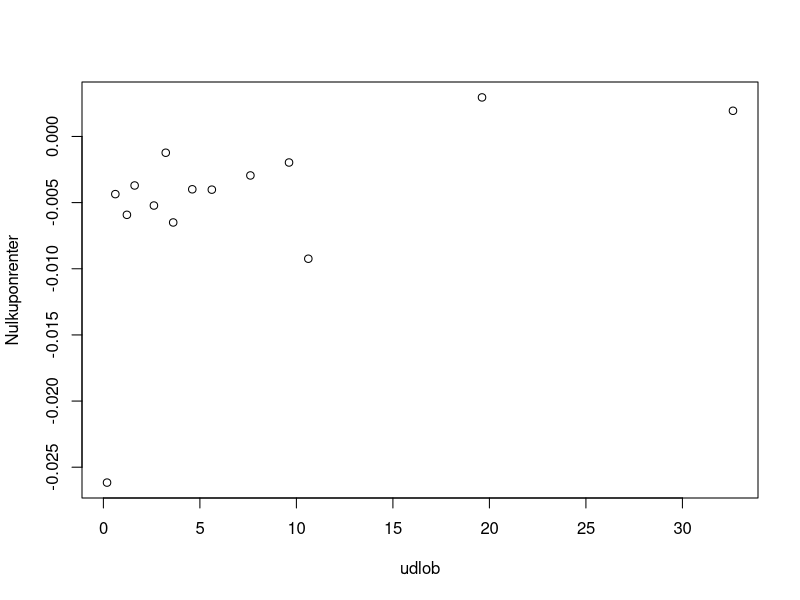
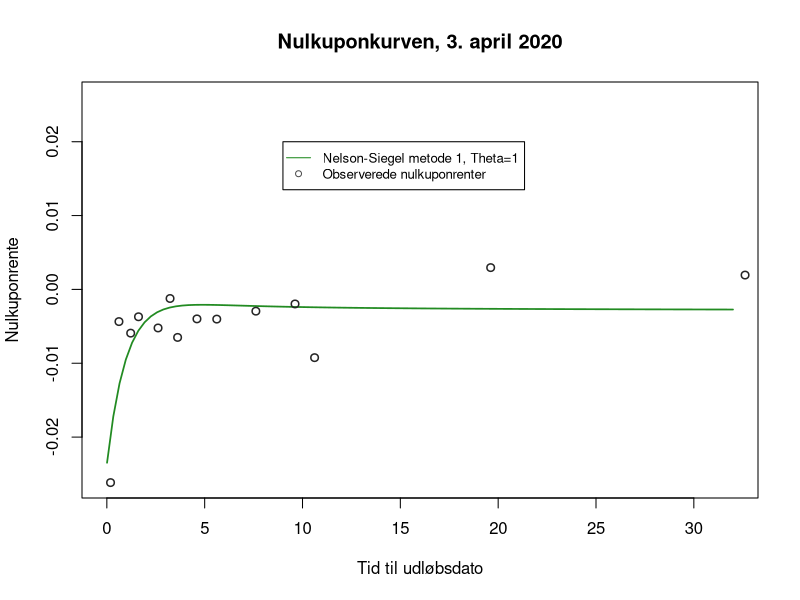

Write the R code that produced these figures, in order.
## ---- chunk 1
library(lubridate)
pris <- c(100.696, 100.426, 101.342, 105.485, 102.04, 102.45, 106.925, 103.7, 134.55, 112.276, 106.150,
          106.811, 111.45, 187.4, 102.104)

kupon <- c(0.01, 0.0025, 0.005, 0.03, 0.0025, 0.0063, 0.015, 0.001, 0.07, 0.0175, 0.005, 0.005,
           0.001, 0.045, 0.0025)

udlob <- c("2020-06-11", "2020-11-15", "2021-06-22", "2021-11-15", "2022-11-15", "2023-06-27",
           "2023-11-15", "2023-11-15", "2024-11-10", "2025-11-15", "2027-11-15", "2029-11-15",
           "2030-11-15", "2039-11-15", "2052-11-15")

obl <- data.frame(udlob, kupon, pris)

colnames(obl) <- c("Udløbsdato", "Kuponrente", "Pris")

rownames(obl) <- c("Foroya Lan JUN20", "Danske stat 2020", "Foroya Lan JUN21", "3St.l. 21 DG",
                   "Danske stat 2022", "Foroya Lan JUN23", "1.5St.l. 23 GB", "DGBI 2023 GB",
                   "7St.l. 24 GB", "Danske stat 2025", "Danske stat 2027", "Danske stat 2029",
                   "DGBi", "4.5St.l 39 GB", "Danske stat 2052")

obl
## ---- chunk 2
termin1 <- c("2020-06-11")
termin2 <- c("2020-11-15")
termin3 <- c("2020-06-22", "2021-06-22")
termin4 <- c("2020-11-15", "2021-11-15")
termin5 <- c("2020-11-15", "2021-11-15", "2022-11-15")
termin6 <- c("2020-06-27", "2021-06-27", "2022-06-27", "2023-06-27")
termin7 <- c("2020-11-15","2021-11-15", "2022-11-15", "2023-11-15")
termin8 <- c("2020-11-15","2021-11-15", "2022-11-15", "2023-11-15")
termin9 <- c("2020-11-10", "2021-11-10", "2022-11-10", "2023-11-10", "2024-11-10")
termin10 <- c("2020-11-15", "2021-11-15", "2022-11-15", "2023-11-15", "2024-11-15","2025-11-15")
termin11 <- c("2020-11-15", "2021-11-15", "2022-11-15", "2023-11-15", "2024-11-15", "2025-11-15",
              "2026-11-15", "2027-11-15")
termin12 <- c("2020-11-15", "2021-11-15", "2022-11-15", "2023-11-15", "2024-11-15", "2025-11-15",
              "2026-11-15", "2027-11-15", "2028-11-15", "2029-11-15")
termin13 <- c("2020-11-15", "2021-11-15", "2022-11-15", "2023-11-15", "2024-11-15", "2025-11-15",
              "2026-11-15", "2027-11-15", "2028-11-15", "2029-11-15", "2030-11-15")
termin14 <- c("2020-11-15", "2021-11-15", "2022-11-15", "2023-11-15", "2024-11-15", "2025-11-15",
              "2026-11-15", "2027-11-15", "2028-11-15", "2029-11-15", "2030-11-15", "2031-11-15",                  "2032-11-15", "2033-11-15", "2034-11-15", "2035-11-15", "2036-11-15", "2037-11-15",
              "2038-11-15", "2039-11-15")
termin15 <- c("2020-11-15", "2021-11-15", "2022-11-15", "2023-11-15", "2024-11-15", "2025-11-15",
              "2026-11-15", "2027-11-15", "2028-11-15", "2029-11-15", "2030-11-15", "2031-11-15",
              "2032-11-15", "2033-11-15", "2034-11-15", "2035-11-15", "2036-11-15", "2037-11-15",                  "2038-11-15", "2039-11-15", "2040-11-15", "2041-11-15", "2042-11-15", "2043-11-15", 
              "2044-11-15", "2045-11-15", "2046-11-15", "2047-11-15", "2048-11-15", "2049-11-15",
              "2050-11-15","2051-11-15", "2052-11-15")
## ---- chunk 3
idag <- c("2020-04-03")

tid1 <- c(time_length(difftime(as.Date(termin1),as.Date(idag)), "years"))
tid2 <- c(time_length(difftime(as.Date(termin2[1]),as.Date(idag)), "years"))
tid3 <- c(time_length(difftime(as.Date(termin3[1]),as.Date(idag)), "years"),
          time_length(difftime(as.Date(termin3[2]),as.Date(idag)), "years"))
tid4 <- c(time_length(difftime(as.Date(termin4[1]),as.Date(idag)), "years"),
          time_length(difftime(as.Date(termin4[2]),as.Date(idag)), "years"))

tid5 <- c(1:length(termin5))
for(i in 1:length(termin5)){
  tid5[i] <- time_length(difftime(as.Date(termin5[i]),as.Date(idag)), "years")
}

tid6 <- c(1:length(termin6))
for(i in 1:length(termin6)){
  tid6[i] <- time_length(difftime(as.Date(termin6[i]),as.Date(idag)), "years")
}

tid7 <- c(1:length(termin7))
for(i in 1:length(termin7)){
  tid7[i] <- time_length(difftime(as.Date(termin7[i]),as.Date(idag)), "years")
}

tid8 <- c(1:length(termin8))
for(i in 1:length(termin8)){
  tid8[i] <- time_length(difftime(as.Date(termin8[i]),as.Date(idag)), "years")
}

tid9 <- c(1:length(termin9))
for(i in 1:length(termin9)){
  tid9[i] <- time_length(difftime(as.Date(termin9[i]),as.Date(idag)), "years")
}

tid10 <- c(1:length(termin10))
for(i in 1:length(termin10)){
  tid10[i] <- time_length(difftime(as.Date(termin10[i]),as.Date(idag)), "years")
}

tid11 <- c(1:length(termin11))
for(i in 1:length(termin11)){
  tid11[i] <- time_length(difftime(as.Date(termin11[i]),as.Date(idag)), "years")
}

tid12 <- c(1:length(termin12))
for(i in 1:length(termin12)){
  tid12[i] <- time_length(difftime(as.Date(termin12[i]),as.Date(idag)), "years")
}

tid13 <- c(1:length(termin13))
for(i in 1:length(termin13)){
  tid13[i] <- time_length(difftime(as.Date(termin13[i]),as.Date(idag)), "years")
}

tid14 <- c(1:length(termin14))
for(i in 1:length(termin14)){
  tid14[i] <- time_length(difftime(as.Date(termin14[i]),as.Date(idag)), "years")
}

tid15 <- c(1:length(termin15))
for(i in 1:length(termin15)){
  tid15[i] <- time_length(difftime(as.Date(termin15[i]),as.Date(idag)), "years")
}
## ---- chunk 4
ydelse1 <- c(1:length(tid1))
for(i in 1:(length(ydelse1)-1)){
  ydelse1[i] <- 100*obl[1,2]
  ydelse1[length(ydelse1)] <- 100*(1+obl[1,2])
}


ydelse2 <- c(1:length(tid2))
for(i in 1:(length(ydelse2)-1)){
  ydelse2[i] <- 100*obl[2,2]
  ydelse2[length(ydelse2)] <- 100*(1+obl[2,2])
}


ydelse3 <- c(1:length(tid3))
for(i in 1:(length(ydelse3)-1)){
  ydelse3[i] <- 100*obl[3,2]
  ydelse3[length(ydelse3)] <- 100*(1+obl[3,2])
}


ydelse4 <- c(1:length(tid4))
for(i in 1:(length(ydelse4)-1)){
  ydelse4[i] <- 100*obl[4,2]
  ydelse4[length(ydelse4)] <- 100*(1+obl[4,2])
}


ydelse5 <- c(1:length(tid5))
for(i in 1:(length(ydelse5)-1)){
  ydelse5[i] <- 100*obl[5,2]
  ydelse5[length(ydelse5)] <- 100*(1+obl[5,2])
}


ydelse6 <- c(1:length(tid6))
for(i in 1:(length(ydelse6)-1)){
  ydelse6[i] <- 100*obl[6,2]
  ydelse6[length(ydelse6)] <- 100*(1+obl[6,2])
}


ydelse7 <- c(1:length(tid7))
for(i in 1:(length(ydelse7)-1)){
  ydelse7[i] <- 100*obl[7,2]
  ydelse7[length(ydelse7)] <- 100*(1+obl[7,2])
}


ydelse8 <- c(1:length(tid8))
for(i in 1:(length(ydelse8)-1)){
  ydelse8[i] <- 100*obl[8,2]
  ydelse8[length(ydelse8)] <- 100*(1+obl[8,2])
} 


ydelse9 <- c(1:length(tid9))
for(i in 1:(length(ydelse9)-1)){
  ydelse9[i] <- 100*obl[9,2]
  ydelse9[length(ydelse9)] <- 100*(1+obl[9,2])
}


ydelse10 <- c(1:length(tid10))
for(i in 1:(length(ydelse10)-1)){
  ydelse10[i] <- 100*obl[10,2]
  ydelse10[length(ydelse10)] <- 100*(1+obl[10,2])
}


ydelse11 <- c(1:length(tid11))
for(i in 1:(length(ydelse11)-1)){
  ydelse11[i] <- 100*obl[11,2]
  ydelse11[length(ydelse11)] <- 100*(1+obl[11,2])
}


ydelse12 <- c(1:length(tid12))
for(i in 1:(length(ydelse12)-1)){
  ydelse12[i] <- 100*obl[12,2]
  ydelse12[length(ydelse12)] <- 100*(1+obl[12,2])
}


ydelse13 <- c(1:length(tid13))
for(i in 1:(length(ydelse13)-1)){
  ydelse13[i] <- 100*obl[13,2]
  ydelse13[length(ydelse13)] <- 100*(1+obl[13,2])
}


ydelse14 <- c(1:length(tid14))
for(i in 1:(length(ydelse14)-1)){
  ydelse14[i] <- 100*obl[14,2]
  ydelse14[length(ydelse14)] <- 100*(1+obl[14,2])
}


ydelse15 <- c(1:length(tid15))
for(i in 1:(length(ydelse15)-1)){
  ydelse15[i] <- 100*obl[15,2]
  ydelse15[length(ydelse15)] <- 100*(1+obl[15,2])
}

## ---- chunk 5
ved.rente <- c(1:length(obl[,1]))

ved.rente[1] <- 100*obl[1,2]*(1-tid1[1])
ved.rente[2] <- 100*obl[2,2]*(1-tid2[1])
ved.rente[3] <- 100*obl[3,2]*(1-tid3[1])
ved.rente[4] <- 100*obl[4,2]*(1-tid4[1])
ved.rente[5] <- 100*obl[5,2]*(1-tid5[1])
ved.rente[6] <- 100*obl[6,2]*(1-tid6[1])
ved.rente[7] <- 100*obl[7,2]*(1-tid7[1])
ved.rente[8] <- 100*obl[8,2]*(1-tid8[1])
ved.rente[9] <- 100*obl[9,2]*(1-tid9[1])
ved.rente[10] <- 100*obl[10,2]*(1-tid10[1])
ved.rente[11] <- 100*obl[11,2]*(1-tid11[1])
ved.rente[12] <- 100*obl[12,2]*(1-tid12[1])
ved.rente[13] <- 100*obl[13,2]*(1-tid13[1])
ved.rente[14] <- 100*obl[14,2]*(1-tid14[1])
ved.rente[15] <- 100*obl[15,2]*(1-tid15[1])


## ---- chunk 6
maturity <- c(1:length(obl[,1]))

maturity[1] <- tid1
maturity[2] <- tid2
maturity[3] <- tid3[length(tid3)]
maturity[4] <- tid4[length(tid4)]
maturity[5] <- tid5[length(tid5)]
maturity[6] <- tid6[length(tid6)]
maturity[7] <- tid7[length(tid7)]
maturity[8] <- tid8[length(tid8)]
maturity[9] <- tid9[length(tid9)]
maturity[10] <- tid10[length(tid10)]
maturity[11] <- tid11[length(tid11)]
maturity[12] <- tid12[length(tid12)]
maturity[13] <- tid13[length(tid13)]
maturity[14] <- tid14[length(tid14)]
maturity[15] <- tid15[length(tid15)]

maturity

#0.1889 år diskonteringsfaktor
d_0.1889 <- (pris[1]+ved.rente[1])/ydelse1
d_0.1889

#0.6187 år diskonteringsfaktor
d_0.6187 <- (pris[2]+ved.rente[2])/ydelse2
d_0.6187 

#1.2183 år diskonteringsfaktor, bruger 0.1149 diskonteringsfaktor fra forrige år
d_1.2183 <- (pris[3]+ved.rente[3])/ydelse3[2] -(ydelse3[1]/ydelse3[2])*d_0.1889
d_1.2183

#1.618 år diskonteringsfaktor, bruger 0.6187 diskonteringsfaktor fra forrige år
d_1.618 <- (pris[4]+ved.rente[4])/ydelse4[2] -(ydelse4[1]/ydelse4[2])*d_0.6187
d_1.618

#2.617 år diskonteringsfaktor, bruger 1.618, og 0.6187 diskonteringsfaktorer fra forrige år
d_2.617 <- (pris[5]+ved.rente[5])/ydelse5[3] - (ydelse5[2]/ydelse5[3])*(d_1.618 + d_0.6187)
d_2.617

#3.23 år diskonteringsfaktor, (antager d_2.23=d_1.2183) bruger 1.2183, og 0.1889 diskonteringsfaktorer fra forrige år
d_3.23 <- (pris[6]+ved.rente[6])/ydelse6[length(ydelse6)] - (ydelse6[2]/ydelse6[length(ydelse6)])*(2*d_1.2183 + d_0.1889)
d_3.23

#(jf. obligation 7) 3.616 år diskonteringsfaktor, bruger 2.617, 1.618, og 0.6187 diskonteringsfaktorer fra forrige år
d_3.616_1 <- (pris[7]+ved.rente[7])/ydelse7[length(ydelse7)] - (ydelse7[2]/ydelse7[length(ydelse7)])*(d_2.617+d_1.618+d_0.6187)
d_3.616_1

#(jf. obligation 8) 3.616 år diskonteringsfaktor, bruger 2.617, 1.618, og 0.6187 diskonteringsfaktorer fra forrige år
d_3.616_2 <- (pris[8]+ved.rente[8])/ydelse8[length(ydelse8)] - (ydelse8[2]/ydelse8[length(ydelse8)])*(d_2.617+d_1.618+d_0.6187)
d_3.616_2

#3.616 år diskonteringsfaktor er gennemsnittet af d_3.5427_1 og d_3.5427_2 diskonteringsfaktorer
d_3.616 <- (d_3.616_1+d_3.616_2)/2
d_3.616

#4.6 år diskonteringsfaktor, 
#bruger 3.616, 2.617, 1.618, og 0.6187 diskonteringsfaktorer fra forrige år
d_4.6 <- (pris[9]+ved.rente[9])/ydelse9[length(ydelse9)] - (ydelse9[2]/ydelse9[length(ydelse9)])*
  (d_3.616 + d_2.617+d_1.618+d_0.6187)
d_4.6

#5.618 år diskonteringsfaktor, 
#bruger 4.6, 3.616, 2.617, 1.618, og 0.6187 diskonteringsfaktorer fra forrige år
d_5.618 <- (pris[10]+ved.rente[10])/ydelse10[length(ydelse10)] - (ydelse10[2]/ydelse10[length(ydelse10)])*
  (d_4.6 + d_3.616 + d_2.617+d_1.618+d_0.6187)
d_5.618

#7.616 år diskonteringsfaktor, (antager at 6.616 = 5.618) 
#bruger 5.618,  4.6, 3.616, 2.617, 1.618, og 0.6187 diskonteringsfaktorer fra forrige år
d_7.616 <- (pris[11]+ved.rente[11])/ydelse11[length(ydelse11)] - (ydelse11[2]/ydelse11[length(ydelse11)])*
  (2*d_5.618 + d_4.6 + d_3.616 + d_2.617+d_1.618+d_0.6187)
d_7.616

#9.618 år diskonteringsfaktor, (antager at 8.618 = 7.616, 6.618 = 5.618) 
#bruger 7.616,  5.618,  4.6, 3.616, 2.617, 1.618, og 0.6187 diskonteringsfaktorer fra forrige år
d_9.618 <- (pris[12]+ved.rente[12])/ydelse12[length(ydelse12)] - (ydelse12[2]/ydelse12[length(ydelse12)])*
  (2*d_7.616 +2*d_5.618 + d_4.6 + d_3.616 + d_2.617+d_1.618+d_0.6187)
d_9.618

#10.617 år diskonteringsfaktor, (antager at 8.617 = 7.616, 6.617 = 5.618) bruger 9.618, 7.616,  5.618,  
#4.6, 3.616, 2.617, 1.618, og 0.6187 diskonteringsfaktorer fra forrige år
d_10.617 <- (pris[13]+ved.rente[13])/ydelse13[length(ydelse13)] - (ydelse13[2]/ydelse13[length(ydelse13)])*
  (d_9.618+2*d_7.616 +2*d_5.618 + d_4.6 + d_3.616 + d_2.617+d_1.618+d_0.6187)
d_10.617

#19.616 år diskonteringsfaktor, (antager at 
#18.616 = 17.616 = 16.616 = 15.616 = 14.616 = 13.616 = 12.616 = 11.616 = 10.617, 
#8.616 = 7.616, 6.616 = 5.618) 
#bruger 10.617, 9.618, 7.616,  5.618,  
#4.6, 3.616, 2.617, 1.618, og 0.6187 diskonteringsfaktorer fra forrige år
d_19.616 <- (pris[14]+ved.rente[14])/ydelse14[length(ydelse14)] - (ydelse14[2]/ydelse14[length(ydelse14)])*
  (9*d_10.617+d_9.618+2*d_7.616 +2*d_5.618 + d_4.6 + d_3.616 + d_2.617+d_1.618+d_0.6187)
d_19.616

#32.618 år diskonteringsfaktor, (antager at 
#31.618 =  30.618 =  29.618 = ... =  20.5448 =  19.616, 18.616 = 17.616 = 16.616 = 15.616 = 14.616 = 13.616 = 12.616 = 11.616 = 10.617, 
#8.616 = 7.616, 6.616 = 5.618)
#bruger 10.617, 9.618, 7.616,  5.618,  
#4.6, 3.616, 2.617, 1.618, og 0.6187 diskonteringsfaktorer fra forrige år
d_32.618 <- (pris[15]+ved.rente[15])/ydelse15[length(ydelse15)] - (ydelse15[2]/ydelse15[length(ydelse15)])*
  (13*d_19.616+9*d_10.617+d_9.618+2*d_7.616 +2*d_5.618 + d_4.6 + d_3.616 + d_2.617+d_1.618+d_0.6187)
d_32.618
## ---- chunk 7
d.renter <- c(1:(length(obl[,1])-1))

d.renter[1] <- d_0.1889
d.renter[2] <- d_0.6187
d.renter[3] <- d_1.2183
d.renter[4] <- d_1.618
d.renter[5] <- d_2.617
d.renter[6] <- d_3.23
d.renter[7] <- d_3.616
d.renter[8] <- d_4.6
d.renter[9] <- d_5.618
d.renter[10] <- d_7.616
d.renter[11] <- d_9.618
d.renter[12] <- d_10.617
d.renter[13] <- d_19.616
d.renter[14] <- d_32.618
d.renter

maturity1 <- maturity[-7]
maturity1

n.renter <- c(1:(length(obl[,1])-1))

for(i in 1:length(n.renter)){
  n.renter[i] <- (d.renter[i])^(-1/maturity1[i])-1
}

n.renter

data.renter <- data.frame(maturity1, d.renter, n.renter)
colnames(data.renter) <- c("udlob", "Diskonteringsfaktor", "Nulkuponrenter")
data.renter

## ---- chunk 8
plot(Nulkuponrenter~udlob, data = data.renter)





## ---- chunk 9

#Sæt theta
theta <- 1
#Bestemmer koefficienterne til modellen
b <- c(1:(length(obl[,1])-1))
c <- c(1:(length(obl[,1])-1))

for(i in 1:length(b)){
  b[i] <- ((1-exp(-maturity1[i]/theta))/(maturity1[i]/theta))
}
b

for(i in 1:length(c)){
  c[i] <- exp(-maturity1[i]/theta)
}
c

data.renter.koeff <- data.frame(maturity1, n.renter, b, c)
colnames(data.renter.koeff) <- c("udlob", "nul", "b", "c")

model_linear <- lm(nul~ b + c, data = data.renter.koeff)
summary(model_linear)
## ---- chunk 10
parameter_ <- c(-0.002878, 0.004864, -0.025695, 1)
nulkupon_lin <- function(t){
  parameter_[1] + parameter_[2]*((1-exp(-t/parameter_[4]))/(t/parameter_[4])) + parameter_[3]*exp(-t/parameter_[4])
}

## ---- chunk 11
{curve(nulkupon_lin, ylim=c(n.renter[1], 0.026), xlim=c(0.01, 32), xlab= "Tid til udløbsdato", ylab = "Nulkuponrente", col="forestgreen", main ="Nulkuponkurven, 3. april 2020", lwd=1.7)
points(x=c(maturity1[1],maturity1[2],maturity1[3],maturity1[4],maturity1[5],maturity1[6], maturity1[7], maturity1[8], maturity1[9], maturity1[10], maturity1[11], maturity1[12], maturity1[13], maturity1[14]),y=c(n.renter[1],n.renter[2],n.renter[3],n.renter[4],n.renter[5],n.renter[6], n.renter[7], n.renter[8], n.renter[9], n.renter[10], n.renter[11], n.renter[12], n.renter[13], n.renter[14]), lwd=1.5, col ="gray15")
legend(9, 0.02, legend = c("Nelson-Siegel metode 1, Theta=1", "Observerede nulkuponrenter"), col = c("forestgreen", "gray30"), lty=c(1,NA), cex=0.8, box.lty=1, pch = c(NA, 1), box.lwd=1, box.col="black")}
